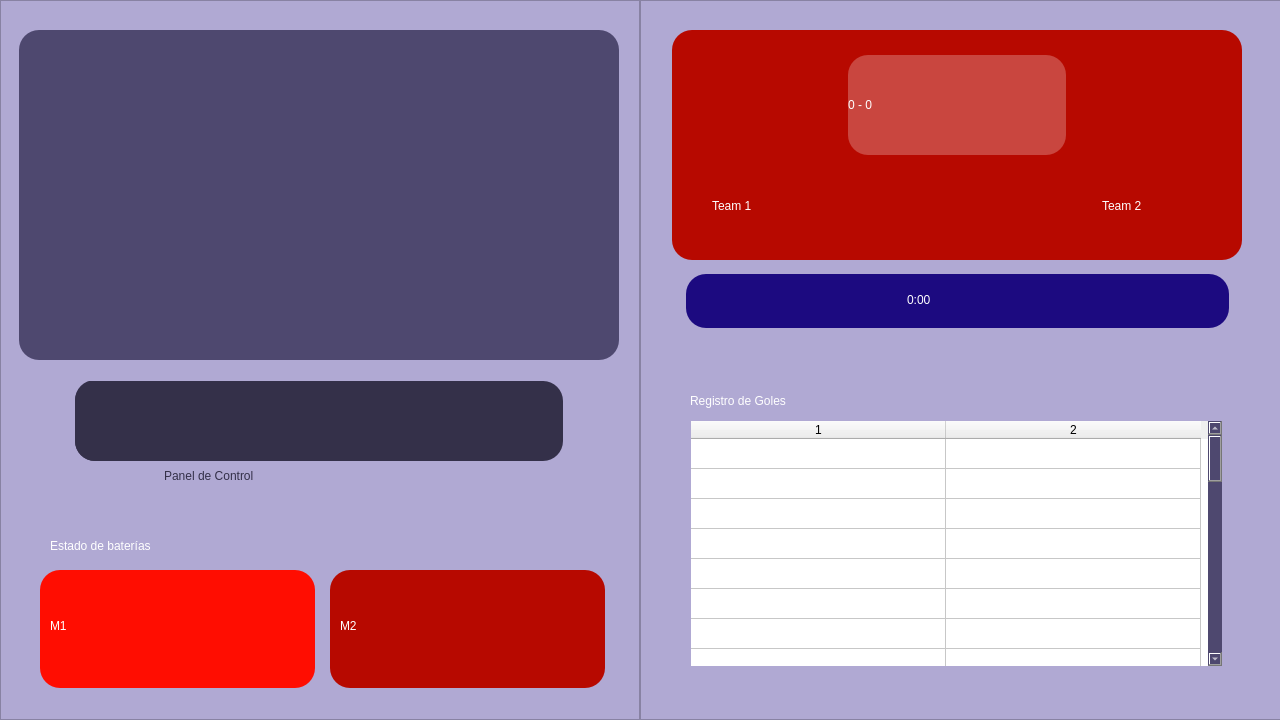
<?xml version="1.0" encoding="UTF-8"?>
<ui version="4.0">
 <class>OmniRobotSoccer</class>
 <widget class="QMainWindow" name="OmniRobotSoccer">
  <property name="enabled">
   <bool>true</bool>
  </property>
  <property name="geometry">
   <rect>
    <x>0</x>
    <y>0</y>
    <width>1280</width>
    <height>720</height>
   </rect>
  </property>
  <property name="sizePolicy">
   <sizepolicy hsizetype="Fixed" vsizetype="Fixed">
    <horstretch>0</horstretch>
    <verstretch>0</verstretch>
   </sizepolicy>
  </property>
  <property name="minimumSize">
   <size>
    <width>1280</width>
    <height>720</height>
   </size>
  </property>
  <property name="maximumSize">
   <size>
    <width>1280</width>
    <height>720</height>
   </size>
  </property>
  <property name="windowTitle">
   <string>Robot Soccer HMI</string>
  </property>
  <property name="windowIcon">
   <iconset>
    <normaloff>recursos/Rectangle 160.png</normaloff>recursos/Rectangle 160.png</iconset>
  </property>
  <property name="windowOpacity">
   <double>1.000000000000000</double>
  </property>
  <widget class="QWidget" name="Vista1">
   <widget class="QFrame" name="LadoIzquierdo">
    <property name="geometry">
     <rect>
      <x>0</x>
      <y>0</y>
      <width>640</width>
      <height>720</height>
     </rect>
    </property>
    <property name="sizePolicy">
     <sizepolicy hsizetype="Fixed" vsizetype="Fixed">
      <horstretch>0</horstretch>
      <verstretch>0</verstretch>
     </sizepolicy>
    </property>
    <property name="styleSheet">
     <string notr="true">QWidget#LadoIzquierdo{
border-right: 1px solid rgb(70, 68, 84);  /* Borde de 2 píxeles, sólido, color negro */
background-color: #b0a9d3;
border-bottom: 1px solid rgb(70, 68, 84, 0.5);  /* Simula una sombra en la parte inferior */
    border-right: 1px solid rgb(70, 68, 84.5);
}
</string>
    </property>
    <property name="frameShape">
     <enum>QFrame::StyledPanel</enum>
    </property>
    <property name="frameShadow">
     <enum>QFrame::Raised</enum>
    </property>
    <widget class="QFrame" name="LabelVisitantes_3">
     <property name="geometry">
      <rect>
       <x>75</x>
       <y>381</y>
       <width>488</width>
       <height>80</height>
      </rect>
     </property>
     <property name="styleSheet">
      <string notr="true">background-color: #343049;
color: white;
border-radius: 20px;</string>
     </property>
     <property name="frameShape">
      <enum>QFrame::StyledPanel</enum>
     </property>
     <property name="frameShadow">
      <enum>QFrame::Raised</enum>
     </property>
     <widget class="QWidget" name="horizontalLayoutWidget">
      <property name="geometry">
       <rect>
        <x>0</x>
        <y>-1</y>
        <width>481</width>
        <height>81</height>
       </rect>
      </property>
      <layout class="QHBoxLayout" name="horizontalLayout" stretch="0,0,0,0,0">
       <property name="sizeConstraint">
        <enum>QLayout::SetDefaultConstraint</enum>
       </property>
       <property name="leftMargin">
        <number>0</number>
       </property>
       <property name="rightMargin">
        <number>0</number>
       </property>
       <item>
        <widget class="QPushButton" name="boton_pausa">
         <property name="cursor">
          <cursorShape>PointingHandCursor</cursorShape>
         </property>
         <property name="styleSheet">
          <string notr="true">QWidget#pause_boton {
}
QWidget#pause_boton:pressed {
background-color: grey;
border-radius: 8px;
}</string>
         </property>
         <property name="text">
          <string/>
         </property>
         <property name="icon">
          <iconset>
           <normaloff>recursos/pause 1.png</normaloff>recursos/pause 1.png</iconset>
         </property>
         <property name="iconSize">
          <size>
           <width>30</width>
           <height>30</height>
          </size>
         </property>
         <property name="autoDefault">
          <bool>false</bool>
         </property>
        </widget>
       </item>
       <item>
        <widget class="QPushButton" name="boton_iniciar">
         <property name="cursor">
          <cursorShape>PointingHandCursor</cursorShape>
         </property>
         <property name="styleSheet">
          <string notr="true">QWidget#play_boton {
}
QWidget#play_boton:pressed {
background-color: grey;
border-radius: 8px;
}</string>
         </property>
         <property name="text">
          <string/>
         </property>
         <property name="icon">
          <iconset>
           <normaloff>recursos/play 1.png</normaloff>recursos/play 1.png</iconset>
         </property>
         <property name="iconSize">
          <size>
           <width>30</width>
           <height>30</height>
          </size>
         </property>
        </widget>
       </item>
       <item>
        <widget class="QPushButton" name="boton_detener">
         <property name="cursor">
          <cursorShape>PointingHandCursor</cursorShape>
         </property>
         <property name="styleSheet">
          <string notr="true">QWidget#stop_boton {
}
QWidget#stop_boton:pressed {
background-color: grey;
border-radius: 8px;
}</string>
         </property>
         <property name="text">
          <string/>
         </property>
         <property name="icon">
          <iconset>
           <normaloff>recursos/stop 1.png</normaloff>recursos/stop 1.png</iconset>
         </property>
         <property name="iconSize">
          <size>
           <width>30</width>
           <height>30</height>
          </size>
         </property>
        </widget>
       </item>
       <item>
        <widget class="QPushButton" name="boton_reinicio">
         <property name="cursor">
          <cursorShape>PointingHandCursor</cursorShape>
         </property>
         <property name="styleSheet">
          <string notr="true">QWidget#reset_boton {
}
QWidget#reset_boton:pressed {
background-color: grey;
border-radius: 8px;
}</string>
         </property>
         <property name="text">
          <string/>
         </property>
         <property name="icon">
          <iconset>
           <normaloff>recursos/reset 1.png</normaloff>recursos/reset 1.png</iconset>
         </property>
         <property name="iconSize">
          <size>
           <width>30</width>
           <height>30</height>
          </size>
         </property>
        </widget>
       </item>
       <item>
        <widget class="QPushButton" name="boton_menu">
         <property name="cursor">
          <cursorShape>PointingHandCursor</cursorShape>
         </property>
         <property name="styleSheet">
          <string notr="true">QWidget#menu_boton {
border: 3px solid white;  /* Borde de 2 píxeles, sólido, color negro */
padding: 8px 0px;
}
QWidget#menu_boton:pressed {
background-color: grey;
}</string>
         </property>
         <property name="text">
          <string/>
         </property>
         <property name="icon">
          <iconset>
           <normaloff>menu 1.png</normaloff>menu 1.png</iconset>
         </property>
         <property name="iconSize">
          <size>
           <width>30</width>
           <height>30</height>
          </size>
         </property>
        </widget>
       </item>
      </layout>
     </widget>
    </widget>
    <widget class="QFrame" name="LabelVisitantes_4">
     <property name="geometry">
      <rect>
       <x>40</x>
       <y>570</y>
       <width>275</width>
       <height>118</height>
      </rect>
     </property>
     <property name="autoFillBackground">
      <bool>false</bool>
     </property>
     <property name="styleSheet">
      <string notr="true">background-color: #FF0D01;
color: white;
border-radius: 20px;</string>
     </property>
     <property name="frameShape">
      <enum>QFrame::StyledPanel</enum>
     </property>
     <property name="frameShadow">
      <enum>QFrame::Raised</enum>
     </property>
     <widget class="QLabel" name="label_10">
      <property name="geometry">
       <rect>
        <x>10</x>
        <y>20</y>
        <width>111</width>
        <height>71</height>
       </rect>
      </property>
      <property name="styleSheet">
       <string notr="true">font: 48pt &quot;Berlin Sans FB&quot;;
qproperty-alignment: 'AlignCenter';</string>
      </property>
      <property name="text">
       <string>M1</string>
      </property>
     </widget>
     <widget class="QLabel" name="bat_estado_m1">
      <property name="geometry">
       <rect>
        <x>140</x>
        <y>20</y>
        <width>110</width>
        <height>62</height>
       </rect>
      </property>
      <property name="text">
       <string/>
      </property>
      <property name="pixmap">
       <pixmap>recursos/BAT0.png</pixmap>
      </property>
     </widget>
    </widget>
    <widget class="QLabel" name="label_8">
     <property name="geometry">
      <rect>
       <x>164</x>
       <y>460</y>
       <width>271</width>
       <height>31</height>
      </rect>
     </property>
     <property name="styleSheet">
      <string notr="true">color: #343049;
background-color: none;
font: 18pt &quot;Berlin Sans FB&quot;;
qproperty-alignment: 'AlignCenter';</string>
     </property>
     <property name="text">
      <string>Panel de Control</string>
     </property>
    </widget>
    <widget class="QLabel" name="label_9">
     <property name="geometry">
      <rect>
       <x>50</x>
       <y>530</y>
       <width>241</width>
       <height>31</height>
      </rect>
     </property>
     <property name="styleSheet">
      <string notr="true">color: white;
background-color: none;
font: 18pt &quot;Berlin Sans FB&quot;;
qproperty-alignment: 'AlignCenter';</string>
     </property>
     <property name="text">
      <string>Estado de baterías</string>
     </property>
    </widget>
    <widget class="QFrame" name="LabelVisitantes_7">
     <property name="geometry">
      <rect>
       <x>330</x>
       <y>570</y>
       <width>275</width>
       <height>118</height>
      </rect>
     </property>
     <property name="autoFillBackground">
      <bool>false</bool>
     </property>
     <property name="styleSheet">
      <string notr="true">background-color: #B70900;
color: white;
border-radius: 20px;</string>
     </property>
     <property name="frameShape">
      <enum>QFrame::StyledPanel</enum>
     </property>
     <property name="frameShadow">
      <enum>QFrame::Raised</enum>
     </property>
     <widget class="QLabel" name="label_12">
      <property name="geometry">
       <rect>
        <x>10</x>
        <y>20</y>
        <width>111</width>
        <height>71</height>
       </rect>
      </property>
      <property name="styleSheet">
       <string notr="true">font: 48pt &quot;Berlin Sans FB&quot;;
qproperty-alignment: 'AlignCenter';</string>
      </property>
      <property name="text">
       <string>M2</string>
      </property>
     </widget>
     <widget class="QLabel" name="bat_estado_m2">
      <property name="geometry">
       <rect>
        <x>140</x>
        <y>20</y>
        <width>110</width>
        <height>62</height>
       </rect>
      </property>
      <property name="text">
       <string/>
      </property>
      <property name="pixmap">
       <pixmap>recursos/BAT0.png</pixmap>
      </property>
     </widget>
    </widget>
    <widget class="QLabel" name="vent_camara">
     <property name="geometry">
      <rect>
       <x>19</x>
       <y>30</y>
       <width>600</width>
       <height>330</height>
      </rect>
     </property>
     <property name="styleSheet">
      <string notr="true">background-color: #4e486f;
justify-content: &quot;center&quot;;
color: white;
border-radius: 20px;
/*border-bottom: 3px solid rgba(0, 0, 0, 0.2);
border-right: 3px solid rgba(0, 0, 0, 0.2);*/</string>
     </property>
     <property name="text">
      <string/>
     </property>
    </widget>
    <widget class="QFrame" name="vent_cam_frame">
     <property name="geometry">
      <rect>
       <x>19</x>
       <y>30</y>
       <width>600</width>
       <height>330</height>
      </rect>
     </property>
     <property name="styleSheet">
      <string notr="true">background-color: none;
justify-content: &quot;center&quot;;
color: white;
border-radius: 20px;
/*border-bottom: 3px solid rgba(0, 0, 0, 0.2);
border-right: 3px solid rgba(0, 0, 0, 0.2);*/</string>
     </property>
     <property name="frameShape">
      <enum>QFrame::StyledPanel</enum>
     </property>
     <property name="frameShadow">
      <enum>QFrame::Raised</enum>
     </property>
    </widget>
    <zorder>vent_cam_frame</zorder>
    <zorder>vent_camara</zorder>
    <zorder>LabelVisitantes_3</zorder>
    <zorder>LabelVisitantes_4</zorder>
    <zorder>label_8</zorder>
    <zorder>label_9</zorder>
    <zorder>LabelVisitantes_7</zorder>
   </widget>
   <widget class="QFrame" name="LadoDerecho">
    <property name="geometry">
     <rect>
      <x>640</x>
      <y>0</y>
      <width>1280</width>
      <height>720</height>
     </rect>
    </property>
    <property name="sizePolicy">
     <sizepolicy hsizetype="Fixed" vsizetype="Fixed">
      <horstretch>0</horstretch>
      <verstretch>0</verstretch>
     </sizepolicy>
    </property>
    <property name="minimumSize">
     <size>
      <width>1280</width>
      <height>720</height>
     </size>
    </property>
    <property name="maximumSize">
     <size>
      <width>1280</width>
      <height>720</height>
     </size>
    </property>
    <property name="autoFillBackground">
     <bool>false</bool>
    </property>
    <property name="styleSheet">
     <string notr="true">background-color: #b0a9d3;</string>
    </property>
    <property name="frameShape">
     <enum>QFrame::StyledPanel</enum>
    </property>
    <property name="frameShadow">
     <enum>QFrame::Raised</enum>
    </property>
    <widget class="QFrame" name="LabelVisitantes_2">
     <property name="geometry">
      <rect>
       <x>32</x>
       <y>30</y>
       <width>570</width>
       <height>230</height>
      </rect>
     </property>
     <property name="styleSheet">
      <string notr="true">background-color: #B70900;
color: white;
border-radius: 20px;</string>
     </property>
     <property name="frameShape">
      <enum>QFrame::StyledPanel</enum>
     </property>
     <property name="frameShadow">
      <enum>QFrame::Raised</enum>
     </property>
     <widget class="QFrame" name="frame_3">
      <property name="geometry">
       <rect>
        <x>176</x>
        <y>25</y>
        <width>218</width>
        <height>100</height>
       </rect>
      </property>
      <property name="styleSheet">
       <string notr="true">background-color: rgb(255, 255, 255, 0.25);

</string>
      </property>
      <property name="frameShape">
       <enum>QFrame::StyledPanel</enum>
      </property>
      <property name="frameShadow">
       <enum>QFrame::Raised</enum>
      </property>
      <widget class="QLabel" name="puntaje_marcador">
       <property name="geometry">
        <rect>
         <x>0</x>
         <y>0</y>
         <width>221</width>
         <height>100</height>
        </rect>
       </property>
       <property name="styleSheet">
        <string notr="true">font: 48pt &quot;Berlin Sans FB&quot;;
qproperty-alignment: 'AlignCenter';
background-color: none;</string>
       </property>
       <property name="text">
        <string>0 - 0</string>
       </property>
      </widget>
     </widget>
     <widget class="QLabel" name="label_3">
      <property name="geometry">
       <rect>
        <x>40</x>
        <y>160</y>
        <width>101</width>
        <height>31</height>
       </rect>
      </property>
      <property name="styleSheet">
       <string notr="true">font: 18pt &quot;Berlin Sans FB&quot;;
qproperty-alignment: 'AlignCenter';</string>
      </property>
      <property name="text">
       <string>Team 1</string>
      </property>
     </widget>
     <widget class="QLabel" name="label_4">
      <property name="geometry">
       <rect>
        <x>430</x>
        <y>160</y>
        <width>101</width>
        <height>31</height>
       </rect>
      </property>
      <property name="styleSheet">
       <string notr="true">font: 18pt &quot;Berlin Sans FB&quot;;
qproperty-alignment: 'AlignCenter';</string>
      </property>
      <property name="text">
       <string>Team 2</string>
      </property>
     </widget>
     <widget class="QLabel" name="label_5">
      <property name="geometry">
       <rect>
        <x>19</x>
        <y>23</y>
        <width>142</width>
        <height>110</height>
       </rect>
      </property>
      <property name="styleSheet">
       <string notr="true">border-radius: 8px;</string>
      </property>
      <property name="text">
       <string/>
      </property>
      <property name="pixmap">
       <pixmap>recursos/shield1.png</pixmap>
      </property>
     </widget>
     <widget class="QLabel" name="label_6">
      <property name="geometry">
       <rect>
        <x>408</x>
        <y>23</y>
        <width>142</width>
        <height>110</height>
       </rect>
      </property>
      <property name="styleSheet">
       <string notr="true">border-radius: 8px;</string>
      </property>
      <property name="text">
       <string/>
      </property>
      <property name="pixmap">
       <pixmap>recursos/shield2.png</pixmap>
      </property>
     </widget>
    </widget>
    <widget class="QFrame" name="LabelVisitantes_5">
     <property name="geometry">
      <rect>
       <x>46</x>
       <y>274</y>
       <width>543</width>
       <height>54</height>
      </rect>
     </property>
     <property name="styleSheet">
      <string notr="true">background-color: #1C0A80;
color: white;
border-radius: 20px;
justify-content: center;</string>
     </property>
     <property name="frameShape">
      <enum>QFrame::StyledPanel</enum>
     </property>
     <property name="frameShadow">
      <enum>QFrame::Raised</enum>
     </property>
     <widget class="QLabel" name="cronometro">
      <property name="geometry">
       <rect>
        <x>221</x>
        <y>0</y>
        <width>100</width>
        <height>51</height>
       </rect>
      </property>
      <property name="styleSheet">
       <string notr="true">font: 24pt &quot;Berlin Sans FB&quot;;
qproperty-alignment: 'AlignCenter';</string>
      </property>
      <property name="text">
       <string>0:00</string>
      </property>
     </widget>
    </widget>
    <widget class="QFrame" name="LabelVisitantes_6">
     <property name="geometry">
      <rect>
       <x>51</x>
       <y>421</y>
       <width>531</width>
       <height>245</height>
      </rect>
     </property>
     <property name="autoFillBackground">
      <bool>false</bool>
     </property>
     <property name="styleSheet">
      <string notr="true">background-color: #4e486f;
color: white;
border-radius: 20px;
</string>
     </property>
     <property name="frameShape">
      <enum>QFrame::StyledPanel</enum>
     </property>
     <property name="frameShadow">
      <enum>QFrame::Raised</enum>
     </property>
     <widget class="QTableWidget" name="tableWidget">
      <property name="geometry">
       <rect>
        <x>0</x>
        <y>0</y>
        <width>531</width>
        <height>245</height>
       </rect>
      </property>
      <property name="styleSheet">
       <string notr="true">font: 11pt &quot;Berlin Sans FB&quot;;
color: black;
background-color: none;
border-radius: 25px;</string>
      </property>
      <property name="frameShape">
       <enum>QFrame::StyledPanel</enum>
      </property>
      <property name="sizeAdjustPolicy">
       <enum>QAbstractScrollArea::AdjustIgnored</enum>
      </property>
      <property name="dragEnabled">
       <bool>false</bool>
      </property>
      <property name="dragDropOverwriteMode">
       <bool>true</bool>
      </property>
      <property name="sortingEnabled">
       <bool>false</bool>
      </property>
      <property name="wordWrap">
       <bool>true</bool>
      </property>
      <property name="rowCount">
       <number>32</number>
      </property>
      <property name="columnCount">
       <number>2</number>
      </property>
      <attribute name="horizontalHeaderCascadingSectionResizes">
       <bool>false</bool>
      </attribute>
      <attribute name="horizontalHeaderDefaultSectionSize">
       <number>255</number>
      </attribute>
      <attribute name="horizontalHeaderStretchLastSection">
       <bool>false</bool>
      </attribute>
      <attribute name="verticalHeaderVisible">
       <bool>false</bool>
      </attribute>
      <attribute name="verticalHeaderCascadingSectionResizes">
       <bool>false</bool>
      </attribute>
      <attribute name="verticalHeaderHighlightSections">
       <bool>true</bool>
      </attribute>
      <attribute name="verticalHeaderShowSortIndicator" stdset="0">
       <bool>false</bool>
      </attribute>
      <attribute name="verticalHeaderStretchLastSection">
       <bool>false</bool>
      </attribute>
      <row/>
      <row/>
      <row/>
      <row/>
      <row/>
      <row/>
      <row/>
      <row/>
      <row/>
      <row/>
      <row/>
      <row/>
      <row/>
      <row/>
      <row/>
      <row/>
      <row/>
      <row/>
      <row/>
      <row/>
      <row/>
      <row/>
      <row/>
      <row/>
      <row/>
      <row/>
      <row/>
      <row/>
      <row/>
      <row/>
      <row/>
      <row/>
      <column/>
      <column/>
     </widget>
    </widget>
    <widget class="QLabel" name="label_7">
     <property name="geometry">
      <rect>
       <x>50</x>
       <y>385</y>
       <width>191</width>
       <height>31</height>
      </rect>
     </property>
     <property name="styleSheet">
      <string notr="true">color: white;
font: 16pt &quot;Berlin Sans FB&quot;;
/*qproperty-alignment: 'AlignCenter';*/</string>
     </property>
     <property name="text">
      <string>Registro de Goles</string>
     </property>
    </widget>
   </widget>
  </widget>
 </widget>
 <resources/>
 <connections/>
</ui>
